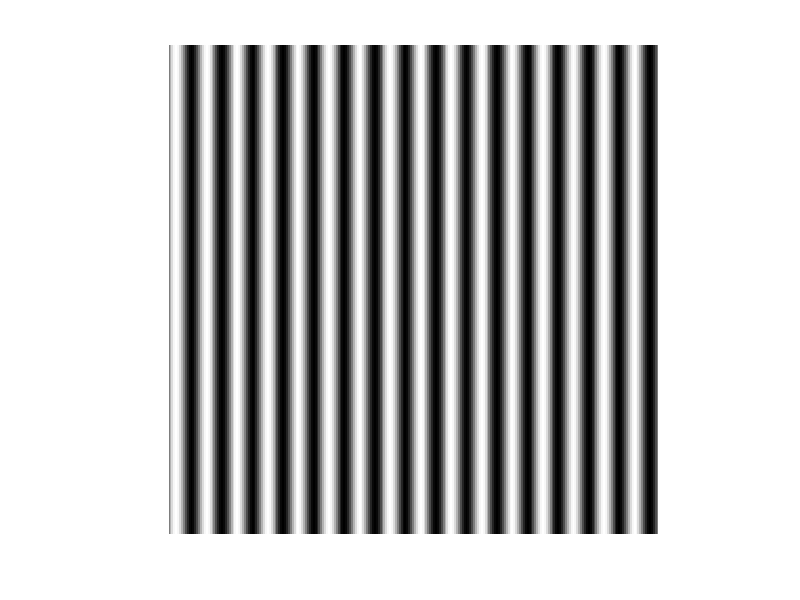

Reproduce this figure in MATLAB.
close all;

close all;

result = zeros(256,256);
[H, W] = size(result);
for y = 1:H
    for x = 1:W
        result(y,x) = sin(2 * pi / (256 / 16) * x) + 1;
    end
end
imshow(result,[0 2]);